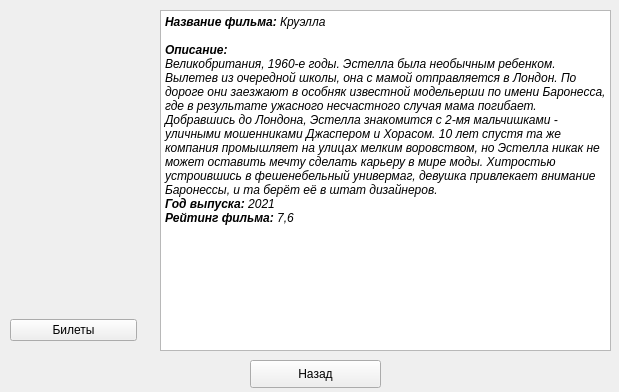
<?xml version="1.0" encoding="UTF-8"?>
<ui version="4.0">
 <class>Kruella</class>
 <widget class="QWidget" name="Kruella">
  <property name="geometry">
   <rect>
    <x>0</x>
    <y>0</y>
    <width>619</width>
    <height>392</height>
   </rect>
  </property>
  <property name="windowTitle">
   <string>Круэлла</string>
  </property>
  <property name="windowIcon">
   <iconset resource="resource.qrc">
    <normaloff>:/rec/img/afisha.png</normaloff>:/rec/img/afisha.png</iconset>
  </property>
  <widget class="QPushButton" name="pushButton">
   <property name="geometry">
    <rect>
     <x>250</x>
     <y>360</y>
     <width>131</width>
     <height>28</height>
    </rect>
   </property>
   <property name="text">
    <string>Назад</string>
   </property>
  </widget>
  <widget class="QTextEdit" name="textEdit">
   <property name="geometry">
    <rect>
     <x>160</x>
     <y>10</y>
     <width>451</width>
     <height>341</height>
    </rect>
   </property>
   <property name="readOnly">
    <bool>true</bool>
   </property>
   <property name="html">
    <string>&lt;!DOCTYPE HTML PUBLIC &quot;-//W3C//DTD HTML 4.0//EN&quot; &quot;http://www.w3.org/TR/REC-html40/strict.dtd&quot;&gt;
&lt;html&gt;&lt;head&gt;&lt;meta name=&quot;qrichtext&quot; content=&quot;1&quot; /&gt;&lt;style type=&quot;text/css&quot;&gt;
p, li { white-space: pre-wrap; }
&lt;/style&gt;&lt;/head&gt;&lt;body style=&quot; font-family:'MS Shell Dlg 2'; font-size:7.8pt; font-weight:400; font-style:normal;&quot;&gt;
&lt;p style=&quot; margin-top:0px; margin-bottom:0px; margin-left:0px; margin-right:0px; -qt-block-indent:0; text-indent:0px;&quot;&gt;&lt;span style=&quot; font-size:9pt; font-weight:600; font-style:italic;&quot;&gt;Название фильма: &lt;/span&gt;&lt;span style=&quot; font-size:9pt; font-style:italic;&quot;&gt;Круэлла&lt;/span&gt;&lt;/p&gt;
&lt;p style=&quot;-qt-paragraph-type:empty; margin-top:0px; margin-bottom:0px; margin-left:0px; margin-right:0px; -qt-block-indent:0; text-indent:0px; font-size:9pt; font-style:italic;&quot;&gt;&lt;br /&gt;&lt;/p&gt;
&lt;p style=&quot; margin-top:0px; margin-bottom:0px; margin-left:0px; margin-right:0px; -qt-block-indent:0; text-indent:0px;&quot;&gt;&lt;span style=&quot; font-size:9pt; font-weight:600; font-style:italic;&quot;&gt;Описание:&lt;/span&gt;&lt;/p&gt;
&lt;p style=&quot; margin-top:0px; margin-bottom:0px; margin-left:0px; margin-right:0px; -qt-block-indent:0; text-indent:0px;&quot;&gt;&lt;span style=&quot; font-size:9pt; font-style:italic;&quot;&gt;Великобритания, 1960-е годы. Эстелла была необычным ребенком. Вылетев из очередной школы, она с мамой отправляется в Лондон. По дороге они заезжают в особняк известной модельерши по имени Баронесса, где в результате ужасного несчастного случая мама погибает. Добравшись до Лондона, Эстелла знакомится с 2-мя мальчишками - уличными мошенниками Джаспером и Хорасом. 10 лет спустя та же компания промышляет на улицах мелким воровством, но Эстелла никак не может оставить мечту сделать карьеру в мире моды. Хитростью устроившись в фешенебельный универмаг, девушка привлекает внимание Баронессы, и та берёт её в штат дизайнеров.&lt;/span&gt;&lt;/p&gt;
&lt;p style=&quot; margin-top:0px; margin-bottom:0px; margin-left:0px; margin-right:0px; -qt-block-indent:0; text-indent:0px;&quot;&gt;&lt;span style=&quot; font-size:9pt; font-weight:600; font-style:italic;&quot;&gt;Год выпуска:&lt;/span&gt;&lt;span style=&quot; font-size:9pt; font-style:italic;&quot;&gt; 2021&lt;/span&gt;&lt;/p&gt;
&lt;p style=&quot; margin-top:0px; margin-bottom:0px; margin-left:0px; margin-right:0px; -qt-block-indent:0; text-indent:0px;&quot;&gt;&lt;span style=&quot; font-size:9pt; font-weight:600; font-style:italic;&quot;&gt;Рейтинг фильма: &lt;/span&gt;&lt;span style=&quot; font-size:9pt; font-style:italic;&quot;&gt;7,6&lt;/span&gt;&lt;/p&gt;&lt;/body&gt;&lt;/html&gt;</string>
   </property>
  </widget>
  <widget class="QWidget" name="">
   <property name="geometry">
    <rect>
     <x>10</x>
     <y>10</y>
     <width>127</width>
     <height>331</height>
    </rect>
   </property>
   <layout class="QVBoxLayout" name="verticalLayout">
    <item>
     <widget class="QLabel" name="label">
      <property name="text">
       <string/>
      </property>
      <property name="pixmap">
       <pixmap>../kruella.jpg</pixmap>
      </property>
     </widget>
    </item>
    <item>
     <widget class="QPushButton" name="pushButton_tickets">
      <property name="text">
       <string>Билеты</string>
      </property>
     </widget>
    </item>
   </layout>
  </widget>
 </widget>
 <resources>
  <include location="resource.qrc"/>
 </resources>
 <connections/>
</ui>
